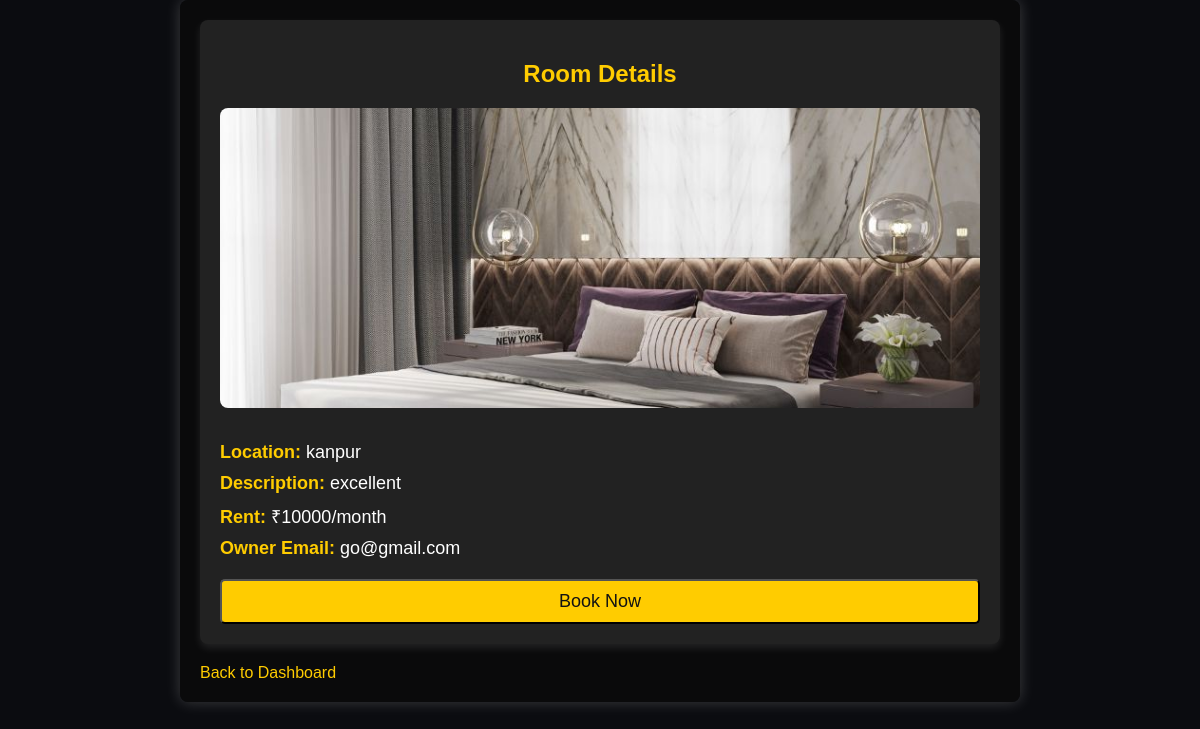
Screenshot of /room_detail/19 with the database file from the repository.
### tables this page shows
CREATE TABLE rooms (
        room_id INTEGER PRIMARY KEY AUTOINCREMENT,
        owner_email TEXT NOT NULL,
        location TEXT NOT NULL,
        description TEXT,
        rent INTEGER NOT NULL,
        room_image TEXT
    );

### app.py (the view)
@app.route('/room_detail/<int:room_id>')
def room_detail(room_id):
    conn = sqlite3.connect('Rental_Database.db')
    curr = conn.cursor()
    curr.execute("SELECT * FROM rooms WHERE room_id = ?", (room_id,))
    room = curr.fetchone()
    conn.close()
    if room is None:
        return "Room not found", 404
    return render_template('room_detail.html', room=room)

### templates/room_detail.html (shortened to what this page needs)
<!DOCTYPE html>
<html lang="en">
<head>
    <link rel="stylesheet" href="{{ url_for('static', filename='room_detail.css') }}">
</head>
<body>
    <div class="container">
        <div class="room-detail-card">
            <h2>Room Details</h2>
            <div class="room-image">
                {% if room[5] %}
                    <img src="{{ url_for('static', filename='uploads/' + room[5].split('/')[-1]) }}" alt="Room Image">
                {% else %}
                    <p>No image available</p>
                {% endif %}
            </div>
            <div class="room-info">
                <p><strong>Location:</strong> {{ room[2] }}</p>
                <p><strong>Description:</strong> {{ room[3] }}</p>
                <p><strong>Rent:</strong> ₹{{ room[4] }}/month</p>
                <p><strong>Owner Email:</strong> {{ room[1] }}</p>
            </div>
            {% if not booking_status %}
                <form action="{{ url_for('book_room', room_id=room[0]) }}" method="POST">
                    <button type="submit" class="book-btn">Book Now</button>
                </form>
            {% endif %}
        </div>
        <a href="{{ url_for('renter_dashboard') }}" class="back-btn">Back to Dashboard</a>
    </div>
</body>
</html>

### static/room_detail.css (style rules this page uses)
body { font-family: Arial, sans-serif; background: #0b0c10; color: #fff; margin: 0; padding: 0; }
.container { padding: 20px; max-width: 800px; margin: 0 auto; background: rgba(10, 10, 10, 0.8); border-radius: 8px; box-shadow: 0 0 15px rgba(255, 255, 255, 0.2); }
.room-detail-card { padding: 20px; background-color: #222; border-radius: 8px; box-shadow: 0 4px 8px rgba(255, 255, 255, 0.1); }
h2 { text-align: center; color: #ffcc00; margin-bottom: 20px; }
.room-image img { width: 100%; height: auto; max-height: 300px; object-fit: cover; border-radius: 8px; margin-bottom: 20px; }
.room-info p { font-size: 18px; margin: 10px 0; }
.room-info strong { color: #ffcc00; }
.book-btn { background-color: #ffcc00; color: #121212; padding: 10px 20px; border-radius: 5px; font-size: 18px; text-decoration: none; margin-top: 20px; display: block; width: 100%; text-align: center; transition: background-color 0.3s; }
.back-btn { display: inline-block; color: #ffcc00; text-decoration: none; margin-top: 20px; text-align: center; font-size: 16px; }

### rows the page displays
rooms: room_image (picture), location "kanpur", description "excellent", rent "10000", owner_email "go@gmail.com"
